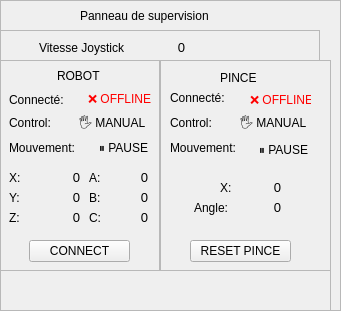
    <widget class="QFrame" name="frame_alerts">
     <property name="geometry">
      <rect>
       <x>270</x>
       <y>530</y>
       <width>341</width>
       <height>311</height>
      </rect>
     </property>
     <property name="frameShape">
      <enum>QFrame::StyledPanel</enum>
     </property>
     <property name="frameShadow">
      <enum>QFrame::Raised</enum>
     </property>
     <widget class="QLabel" name="option_panel_title_2">
      <property name="geometry">
       <rect>
        <x>80</x>
        <y>5</y>
        <width>191</width>
        <height>21</height>
       </rect>
      </property>
      <property name="text">
       <string>Panneau de supervision</string>
      </property>
     </widget>
     <widget class="QFrame" name="frame_tool_status">
      <property name="geometry">
       <rect>
        <x>0</x>
        <y>270</y>
        <width>331</width>
        <height>41</height>
       </rect>
      </property>
      <property name="frameShape">
       <enum>QFrame::StyledPanel</enum>
      </property>
      <property name="frameShadow">
       <enum>QFrame::Raised</enum>
      </property>
     </widget>
     <widget class="QFrame" name="frame_robot_status">
      <property name="geometry">
       <rect>
        <x>-1</x>
        <y>60</y>
        <width>161</width>
        <height>211</height>
       </rect>
      </property>
      <property name="frameShape">
       <enum>QFrame::StyledPanel</enum>
      </property>
      <property name="frameShadow">
       <enum>QFrame::Raised</enum>
      </property>
      <widget class="QLabel" name="label_29">
       <property name="geometry">
        <rect>
         <x>10</x>
         <y>30</y>
         <width>81</width>
         <height>20</height>
        </rect>
       </property>
       <property name="text">
        <string>Connecté:</string>
       </property>
      </widget>
      <widget class="QLabel" name="robot_connection_label">
       <property name="geometry">
        <rect>
         <x>89</x>
         <y>29</y>
         <width>71</width>
         <height>20</height>
        </rect>
       </property>
       <property name="font">
        <font>
         <pointsize>9</pointsize>
        </font>
       </property>
       <property name="autoFillBackground">
        <bool>true</bool>
       </property>
       <property name="styleSheet">
        <string notr="true">color: rgb(0, 170, 0);</string>
       </property>
       <property name="text">
        <string>&lt;html&gt;&lt;head/&gt;&lt;body&gt;&lt;p&gt;&lt;span style=&quot; color:#ff0000;&quot;&gt;❌ OFFLINE&lt;/span&gt;&lt;/p&gt;&lt;/body&gt;&lt;/html&gt;</string>
       </property>
      </widget>
      <widget class="QLabel" name="label_31">
       <property name="geometry">
        <rect>
         <x>10</x>
         <y>110</y>
         <width>21</width>
         <height>16</height>
        </rect>
       </property>
       <property name="text">
        <string>X:</string>
       </property>
      </widget>
      <widget class="QLabel" name="label_32">
       <property name="geometry">
        <rect>
         <x>10</x>
         <y>130</y>
         <width>21</width>
         <height>16</height>
        </rect>
       </property>
       <property name="text">
        <string>Y:</string>
       </property>
      </widget>
      <widget class="QLabel" name="label_33">
       <property name="geometry">
        <rect>
         <x>10</x>
         <y>150</y>
         <width>21</width>
         <height>16</height>
        </rect>
       </property>
       <property name="text">
        <string>Z:</string>
       </property>
      </widget>
      <widget class="QLabel" name="robot_pose_x_label">
       <property name="geometry">
        <rect>
         <x>30</x>
         <y>110</y>
         <width>51</width>
         <height>16</height>
        </rect>
       </property>
       <property name="font">
        <font>
         <pointsize>10</pointsize>
        </font>
       </property>
       <property name="autoFillBackground">
        <bool>true</bool>
       </property>
       <property name="styleSheet">
        <string notr="true">color: rgb(0, 170, 0);</string>
       </property>
       <property name="text">
        <string>&lt;html&gt;&lt;head/&gt;&lt;body&gt;&lt;p align=&quot;right&quot;&gt;&lt;span style=&quot; color:#000000;&quot;&gt;0&lt;/span&gt;&lt;/p&gt;&lt;/body&gt;&lt;/html&gt;</string>
       </property>
      </widget>
      <widget class="QLabel" name="robot_pose_y_label">
       <property name="geometry">
        <rect>
         <x>30</x>
         <y>130</y>
         <width>51</width>
         <height>16</height>
        </rect>
       </property>
       <property name="font">
        <font>
         <pointsize>10</pointsize>
        </font>
       </property>
       <property name="autoFillBackground">
        <bool>true</bool>
       </property>
       <property name="styleSheet">
        <string notr="true">color: rgb(0, 170, 0);</string>
       </property>
       <property name="text">
        <string>&lt;html&gt;&lt;head/&gt;&lt;body&gt;&lt;p align=&quot;right&quot;&gt;&lt;span style=&quot; color:#000000;&quot;&gt;0&lt;/span&gt;&lt;/p&gt;&lt;/body&gt;&lt;/html&gt;</string>
       </property>
      </widget>
      <widget class="QLabel" name="robot_pose_z_label">
       <property name="geometry">
        <rect>
         <x>30</x>
         <y>150</y>
         <width>51</width>
         <height>16</height>
        </rect>
       </property>
       <property name="font">
        <font>
         <pointsize>10</pointsize>
        </font>
       </property>
       <property name="autoFillBackground">
        <bool>true</bool>
       </property>
       <property name="styleSheet">
        <string notr="true">color: rgb(0, 170, 0);</string>
       </property>
       <property name="text">
        <string>&lt;html&gt;&lt;head/&gt;&lt;body&gt;&lt;p align=&quot;right&quot;&gt;&lt;span style=&quot; color:#000000;&quot;&gt;0&lt;/span&gt;&lt;/p&gt;&lt;/body&gt;&lt;/html&gt;</string>
       </property>
      </widget>
      <widget class="QLabel" name="label_36">
       <property name="geometry">
        <rect>
         <x>90</x>
         <y>110</y>
         <width>21</width>
         <height>16</height>
        </rect>
       </property>
       <property name="text">
        <string>A:</string>
       </property>
      </widget>
      <widget class="QLabel" name="label_37">
       <property name="geometry">
        <rect>
         <x>90</x>
         <y>130</y>
         <width>21</width>
         <height>16</height>
        </rect>
       </property>
       <property name="text">
        <string>B:</string>
       </property>
      </widget>
      <widget class="QLabel" name="label_38">
       <property name="geometry">
        <rect>
         <x>90</x>
         <y>150</y>
         <width>21</width>
         <height>16</height>
        </rect>
       </property>
       <property name="text">
        <string>C:</string>
       </property>
      </widget>
      <widget class="QLabel" name="robot_pose_a_label">
       <property name="geometry">
        <rect>
         <x>108</x>
         <y>110</y>
         <width>41</width>
         <height>16</height>
        </rect>
       </property>
       <property name="font">
        <font>
         <pointsize>10</pointsize>
        </font>
       </property>
       <property name="autoFillBackground">
        <bool>true</bool>
       </property>
       <property name="styleSheet">
        <string notr="true">color: rgb(0, 170, 0);</string>
       </property>
       <property name="text">
        <string>&lt;html&gt;&lt;head/&gt;&lt;body&gt;&lt;p align=&quot;right&quot;&gt;&lt;span style=&quot; color:#000000;&quot;&gt;0&lt;/span&gt;&lt;/p&gt;&lt;/body&gt;&lt;/html&gt;</string>
       </property>
      </widget>
      <widget class="QLabel" name="robot_pose_b_label">
       <property name="geometry">
        <rect>
         <x>108</x>
         <y>130</y>
         <width>41</width>
         <height>16</height>
        </rect>
       </property>
       <property name="font">
        <font>
         <pointsize>10</pointsize>
        </font>
       </property>
       <property name="autoFillBackground">
        <bool>true</bool>
       </property>
       <property name="styleSheet">
        <string notr="true">color: rgb(0, 170, 0);</string>
       </property>
       <property name="text">
        <string>&lt;html&gt;&lt;head/&gt;&lt;body&gt;&lt;p align=&quot;right&quot;&gt;&lt;span style=&quot; color:#000000;&quot;&gt;0&lt;/span&gt;&lt;/p&gt;&lt;/body&gt;&lt;/html&gt;</string>
       </property>
      </widget>
      <widget class="QLabel" name="robot_pose_c_label">
       <property name="geometry">
        <rect>
         <x>108</x>
         <y>150</y>
         <width>41</width>
         <height>16</height>
        </rect>
       </property>
       <property name="font">
        <font>
         <pointsize>10</pointsize>
        </font>
       </property>
       <property name="autoFillBackground">
        <bool>true</bool>
       </property>
       <property name="styleSheet">
        <string notr="true">color: rgb(0, 170, 0);</string>
       </property>
       <property name="text">
        <string>&lt;html&gt;&lt;head/&gt;&lt;body&gt;&lt;p align=&quot;right&quot;&gt;&lt;span style=&quot; color:#000000;&quot;&gt;0&lt;/span&gt;&lt;/p&gt;&lt;/body&gt;&lt;/html&gt;</string>
       </property>
      </widget>
      <widget class="QLabel" name="label_46">
       <property name="geometry">
        <rect>
         <x>10</x>
         <y>55</y>
         <width>71</width>
         <height>16</height>
        </rect>
       </property>
       <property name="text">
        <string>Control:</string>
       </property>
      </widget>
      <widget class="QLabel" name="robot_control_label">
       <property name="geometry">
        <rect>
         <x>80</x>
         <y>50</y>
         <width>71</width>
         <height>30</height>
        </rect>
       </property>
       <property name="font">
        <font>
         <pointsize>9</pointsize>
        </font>
       </property>
       <property name="autoFillBackground">
        <bool>true</bool>
       </property>
       <property name="styleSheet">
        <string notr="true">color: rgb(0, 0, 0);</string>
       </property>
       <property name="text">
        <string>&lt;html&gt;&lt;head/&gt;&lt;body&gt;&lt;p&gt;🖐️ MANUAL&lt;/p&gt;&lt;/body&gt;&lt;/html&gt;</string>
       </property>
      </widget>
      <widget class="QLabel" name="label_47">
       <property name="geometry">
        <rect>
         <x>10</x>
         <y>80</y>
         <width>81</width>
         <height>16</height>
        </rect>
       </property>
       <property name="text">
        <string>Mouvement:</string>
       </property>
      </widget>
      <widget class="QLabel" name="robot_mov_label">
       <property name="geometry">
        <rect>
         <x>100</x>
         <y>80</y>
         <width>60</width>
         <height>16</height>
        </rect>
       </property>
       <property name="font">
        <font>
         <pointsize>9</pointsize>
        </font>
       </property>
       <property name="autoFillBackground">
        <bool>true</bool>
       </property>
       <property name="styleSheet">
        <string notr="true">color: rgb(0, 0, 0);</string>
       </property>
       <property name="text">
        <string>&lt;html&gt;&lt;head/&gt;&lt;body&gt;&lt;p&gt;⏸️ PAUSE&lt;/p&gt;&lt;/body&gt;&lt;/html&gt;</string>
       </property>
      </widget>
      <widget class="QLabel" name="label_48">
       <property name="geometry">
        <rect>
         <x>58</x>
         <y>8</y>
         <width>51</width>
         <height>16</height>
        </rect>
       </property>
       <property name="text">
        <string>ROBOT</string>
       </property>
      </widget>
      <widget class="QPushButton" name="Reset_Robot_Button">
       <property name="geometry">
        <rect>
         <x>30</x>
         <y>180</y>
         <width>101</width>
         <height>22</height>
        </rect>
       </property>
       <property name="text">
        <string>CONNECT</string>
       </property>
      </widget>
     </widget>
     <widget class="QFrame" name="frame_3">
      <property name="geometry">
       <rect>
        <x>160</x>
        <y>60</y>
        <width>171</width>
        <height>211</height>
       </rect>
      </property>
      <property name="frameShape">
       <enum>QFrame::StyledPanel</enum>
      </property>
      <property name="frameShadow">
       <enum>QFrame::Raised</enum>
      </property>
      <widget class="QLabel" name="label_35">
       <property name="geometry">
        <rect>
         <x>34</x>
         <y>138</y>
         <width>41</width>
         <height>20</height>
        </rect>
       </property>
       <property name="text">
        <string>Angle:</string>
       </property>
      </widget>
      <widget class="QLabel" name="label_34">
       <property name="geometry">
        <rect>
         <x>60</x>
         <y>120</y>
         <width>21</width>
         <height>16</height>
        </rect>
       </property>
       <property name="text">
        <string>X:</string>
       </property>
      </widget>
      <widget class="QLabel" name="tool_pose_a_label">
       <property name="geometry">
        <rect>
         <x>80</x>
         <y>140</y>
         <width>41</width>
         <height>16</height>
        </rect>
       </property>
       <property name="font">
        <font>
         <pointsize>10</pointsize>
        </font>
       </property>
       <property name="autoFillBackground">
        <bool>true</bool>
       </property>
       <property name="styleSheet">
        <string notr="true">color: rgb(0, 170, 0);</string>
       </property>
       <property name="text">
        <string>&lt;html&gt;&lt;head/&gt;&lt;body&gt;&lt;p align=&quot;right&quot;&gt;&lt;span style=&quot; color:#000000;&quot;&gt;0&lt;/span&gt;&lt;/p&gt;&lt;/body&gt;&lt;/html&gt;</string>
       </property>
      </widget>
      <widget class="QLabel" name="tool_pose_x_label">
       <property name="geometry">
        <rect>
         <x>80</x>
         <y>120</y>
         <width>41</width>
         <height>16</height>
        </rect>
       </property>
       <property name="font">
        <font>
         <pointsize>10</pointsize>
        </font>
       </property>
       <property name="autoFillBackground">
        <bool>true</bool>
       </property>
       <property name="styleSheet">
        <string notr="true">color: rgb(0, 170, 0);</string>
       </property>
       <property name="text">
        <string>&lt;html&gt;&lt;head/&gt;&lt;body&gt;&lt;p align=&quot;right&quot;&gt;&lt;span style=&quot; color:#000000;&quot;&gt;0&lt;/span&gt;&lt;/p&gt;&lt;/body&gt;&lt;/html&gt;</string>
       </property>
      </widget>
      <widget class="QLabel" name="label_30">
       <property name="geometry">
        <rect>
         <x>60</x>
         <y>10</y>
         <width>61</width>
         <height>16</height>
        </rect>
       </property>
       <property name="text">
        <string>PINCE</string>
       </property>
      </widget>
      <widget class="QPushButton" name="Reset_Ext_Button">
       <property name="enabled">
        <bool>true</bool>
       </property>
       <property name="geometry">
        <rect>
         <x>30</x>
         <y>180</y>
         <width>101</width>
         <height>22</height>
        </rect>
       </property>
       <property name="text">
        <string>RESET PINCE</string>
       </property>
      </widget>
      <widget class="QLabel" name="label_49">
       <property name="geometry">
        <rect>
         <x>10</x>
         <y>30</y>
         <width>71</width>
         <height>16</height>
        </rect>
       </property>
       <property name="text">
        <string>Connecté:</string>
       </property>
      </widget>
      <widget class="QLabel" name="label_50">
       <property name="geometry">
        <rect>
         <x>10</x>
         <y>55</y>
         <width>71</width>
         <height>16</height>
        </rect>
       </property>
       <property name="text">
        <string>Control:</string>
       </property>
      </widget>
      <widget class="QLabel" name="label_51">
       <property name="geometry">
        <rect>
         <x>10</x>
         <y>80</y>
         <width>81</width>
         <height>16</height>
        </rect>
       </property>
       <property name="text">
        <string>Mouvement:</string>
       </property>
      </widget>
      <widget class="QLabel" name="tool_connection_label">
       <property name="geometry">
        <rect>
         <x>90</x>
         <y>30</y>
         <width>61</width>
         <height>20</height>
        </rect>
       </property>
       <property name="font">
        <font>
         <pointsize>9</pointsize>
        </font>
       </property>
       <property name="autoFillBackground">
        <bool>true</bool>
       </property>
       <property name="styleSheet">
        <string notr="true">color: rgb(0, 170, 0);</string>
       </property>
       <property name="text">
        <string>&lt;html&gt;&lt;head/&gt;&lt;body&gt;&lt;p&gt;&lt;span style=&quot; color:#ff0000;&quot;&gt;❌ OFFLINE&lt;/span&gt;&lt;/p&gt;&lt;/body&gt;&lt;/html&gt;</string>
       </property>
      </widget>
      <widget class="QLabel" name="tool_control_label">
       <property name="geometry">
        <rect>
         <x>80</x>
         <y>54</y>
         <width>71</width>
         <height>20</height>
        </rect>
       </property>
       <property name="font">
        <font>
         <pointsize>9</pointsize>
        </font>
       </property>
       <property name="autoFillBackground">
        <bool>true</bool>
       </property>
       <property name="styleSheet">
        <string notr="true">color: rgb(0, 0, 0);</string>
       </property>
       <property name="text">
        <string>&lt;html&gt;&lt;head/&gt;&lt;body&gt;&lt;p&gt;🖐️ MANUAL&lt;/p&gt;&lt;/body&gt;&lt;/html&gt;</string>
       </property>
      </widget>
      <widget class="QLabel" name="tool_mov_label">
       <property name="geometry">
        <rect>
         <x>99</x>
         <y>80</y>
         <width>61</width>
         <height>20</height>
        </rect>
       </property>
       <property name="font">
        <font>
         <pointsize>9</pointsize>
        </font>
       </property>
       <property name="autoFillBackground">
        <bool>true</bool>
       </property>
       <property name="styleSheet">
        <string notr="true">color: rgb(0, 0, 0);</string>
       </property>
       <property name="text">
        <string>&lt;html&gt;&lt;head/&gt;&lt;body&gt;&lt;p&gt;⏸️ PAUSE&lt;/p&gt;&lt;/body&gt;&lt;/html&gt;</string>
       </property>
      </widget>
     </widget>
     <widget class="QFrame" name="frame_2">
      <property name="geometry">
       <rect>
        <x>-1</x>
        <y>30</y>
        <width>321</width>
        <height>31</height>
       </rect>
      </property>
      <property name="frameShape">
       <enum>QFrame::StyledPanel</enum>
      </property>
      <property name="frameShadow">
       <enum>QFrame::Raised</enum>
      </property>
      <widget class="QLabel" name="label_52">
       <property name="geometry">
        <rect>
         <x>40</x>
         <y>10</y>
         <width>121</width>
         <height>16</height>
        </rect>
       </property>
       <property name="text">
        <string>Vitesse Joystick</string>
       </property>
      </widget>
      <widget class="QLabel" name="robot_pad_velocity">
       <property name="geometry">
        <rect>
         <x>155</x>
         <y>8</y>
         <width>31</width>
         <height>20</height>
        </rect>
       </property>
       <property name="font">
        <font>
         <pointsize>10</pointsize>
        </font>
       </property>
       <property name="autoFillBackground">
        <bool>true</bool>
       </property>
       <property name="styleSheet">
        <string notr="true">color: rgb(0, 170, 0);</string>
       </property>
       <property name="text">
        <string>&lt;html&gt;&lt;head/&gt;&lt;body&gt;&lt;p align=&quot;right&quot;&gt;&lt;span style=&quot; color:#000000;&quot;&gt;0&lt;/span&gt;&lt;/p&gt;&lt;/body&gt;&lt;/html&gt;</string>
       </property>
      </widget>
     </widget>
    </widget>
